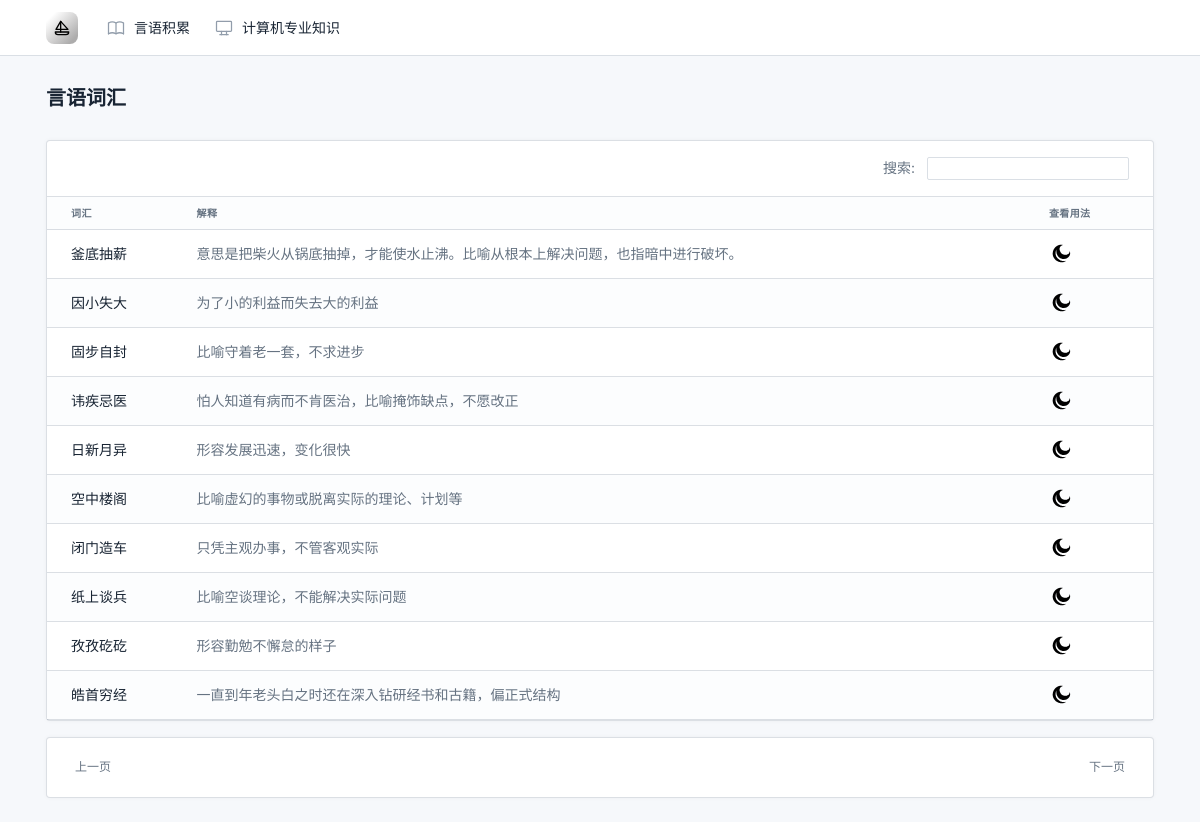
Screenshot of /language/list?page=2 with the database file from the repository.
### language/models.py (models this page shows)
class Language(models.Model):
    word = models.CharField(max_length=100, unique=True)
    expression = models.CharField(max_length=100)

### language/views.py (the view)
# urls.py: path('list', views.word_list, name='words'),
def word_list(request):
    query = request.GET.get('s')
    if query is None:
        words = Language.objects.all().order_by('id')
    else:
        words = Language.objects.filter(word__contains=query).order_by('id')
    per_page = 10
    paginator = Paginator(words, per_page)
    page_number = request.GET.get('page')
    page_obj = paginator.get_page(page_number)
    context = {
        'words': page_obj,
        'query': query,
    }
    return render(request, 'language.html', context)

### templates/language.html (shortened to what this page needs)
{% load static %}
<!DOCTYPE html>
<html lang="en">
<head>
    <link href="{% static 'css/tabler.min.css' %}" rel="stylesheet"/>
    <link href="{% static 'css/tabler-flags.min.css' %}" rel="stylesheet"/>
    <link href="{% static 'css/tabler-payments.min.css' %}" rel="stylesheet"/>
    <link href="{% static 'css/tabler-vendors.min.css' %}" rel="stylesheet"/>
</head>
<body>
{% include 'header.html' %}
<div class="page-wrapper">
    <div class="page-header d-print-none">
        <div class="container-xl">
            <div class="row g-2 align-items-center">
                <div class="col">
                    <h2 class="page-title">
                        言语词汇
                    </h2>
                </div>
            </div>
        </div>
    </div>
    <div class="page-body">
        <div class="container-xl">
            <div class="row row-cards">
                <div class="col-12">
                    <div class="card">
                        <div class="card-body border-bottom py-3">
                            <div class="d-flex">
                                <div class="ms-auto text-muted">
                                    搜索:
                                    <div class="ms-2 d-inline-block">
                                        <label>
                                            <input id="search" type="text" class="form-control form-control-sm"
                                                   value="{{ query|default_if_none:"" }}">
                                        </label>
                                    </div>
                                </div>
                            </div>
                        </div>
                        <div class="table-responsive">
                            <table class="table table-vcenter card-table table-striped">
                                <thead>
                                <tr>
                                    <th>词汇</th>
                                    <th>解释</th>
                                    <th>查看用法</th>
                                </tr>
                                </thead>
                                <tbody>
                                {% for word in words %}
                                    <tr>
                                        <td>{{ word.word }}</td>
                                        <td class="text-muted">
                                            {{ word.expression }}
                                        </td>
                                        <td class="text-muted"><a
                                                target="_blank"
                                                href="http://search.people.cn/s?keyword={{ word.word }}"
                                                class="text-reset">
                                        </a>
                                        </td>
                                    </tr>
                                {% endfor %}
                                </tbody>
                            </table>
                        </div>
                    </div>
                </div>
                <div class="col-12">
                    <div class="card">
                        <div class="card-body">
                            <ul class="pagination ">
                                {% if words.has_previous %}
                                    <li class="page-item page-prev">
                                        <a class="page-link" href="?page={{ words.previous_page_number }}">
                                            <div class="page-item-subtitle">上一页</div>
                                        </a>
                                    </li>
                                {% else %}
                                    <li class="page-item page-prev disabled">
                                        <a class="page-link" href="#">
                                            <div class="page-item-subtitle">上一页</div>
                                        </a>
                                    </li>
                                {% endif %}
                                {% if words.has_next %}
                                    <li class="page-item page-next">
                                        <a class="page-link" href="?page={{ words.next_page_number }}">
                                            <div class="page-item-subtitle">下一页</div>
                                        </a>
                                    </li>
                                {% else %}
                                    <li class="page-item page-next disabled">
                                        <a class="page-link" href="#">
                                            <div class="page-item-subtitle">下一页</div>
                                        </a>
                                    </li>
                                {% endif %}
                            </ul>
                        </div>
                    </div>
                </div>
            </div>
        </div>
    </div>
</div>
</body>
</html>

### rows the page displays
Language: word "釜底抽薪", expression "意思是把柴火从锅底抽掉，才能使水止沸。比喻从根本上解决问题，也指暗中进行破坏。"
Language: word "因小失大", expression "为了小的利益而失去大的利益"
Language: word "固步自封", expression "比喻守着老一套，不求进步"
Language: word "讳疾忌医", expression "怕人知道有病而不肯医治，比喻掩饰缺点，不愿改正"
Language: word "日新月异", expression "形容发展迅速，变化很快"
Language: word "空中楼阁", expression "比喻虚幻的事物或脱离实际的理论、计划等"
Language: word "闭门造车", expression "只凭主观办事，不管客观实际"
Language: word "纸上谈兵", expression "比喻空谈理论，不能解决实际问题"
Language: word "孜孜矻矻", expression "形容勤勉不懈怠的样子"
Language: word "皓首穷经", expression "一直到年老头白之时还在深入钻研经书和古籍，偏正式结构"
